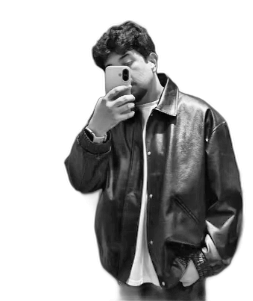
#> input picture source-prepped.png, 253 x 301 px
$ python make_ascii_svg.py
#> lines starting #> are read from the running program, lines starting #| are printed output that depends on the picture
#!/usr/bin/env python3
"""
make_ascii_svg.py
Avi Vashishta's exact monochrome ASCII-art SVG generator.
Reads source-prepped.png and outputs avi-ascii.svg with raster cursor typing animation.
"""
from PIL import Image, ImageEnhance, ImageFilter
import html
import os
import sys

HERE = os.path.dirname(os.path.abspath(__file__))
ROOT = os.path.join(HERE, "..")
SRC = sys.argv[1] if len(sys.argv) > 1 else os.path.join(ROOT, "source-prepped.png")
OUT = sys.argv[2] if len(sys.argv) > 2 else os.path.join(ROOT, "avi-ascii.svg")

USERNAME = "bleezbub"

COLS = 100
ROWS = 53
CELL_W = 8
CELL_H = 15
RAMP = " .`:-=+*cs#%@"

CONTRAST = 1.05
BRIGHTNESS = 1.0
GAMMA = 1.18
SHARPEN = False
WHITE_FLOOR = 0.80

PAD = 20
TITLEBAR_H = 30
STATUS_H = 30
ART_W = COLS * CELL_W
ART_H = ROWS * CELL_H
CANVAS_W = ART_W + PAD * 2
CANVAS_H = TITLEBAR_H + ART_H + STATUS_H + PAD

BG = "#0d1117"
BG2 = "#111722"
FRAME = "#30363d"
TITLE_TEXT = "#7d8590"
INK = "#c9d1d9"
CURSOR = "#c9d1d9"

ROW_DUR = 0.11
STAGGER = 0.11

def main():
    if not os.path.exists(SRC):
        print(f"ERROR: {SRC} not found.", file=sys.stderr)
        sys.exit(1)

    im = Image.open(SRC).convert("L")
#> im is the input picture: PIL image 253x301 L; min 2, max 255, mean 179.8
    if SHARPEN:
        im = im.filter(ImageFilter.UnsharpMask(radius=2, percent=140, threshold=2))
    im = ImageEnhance.Brightness(im).enhance(BRIGHTNESS)
    im = ImageEnhance.Contrast(im).enhance(CONTRAST)
    im = im.resize((COLS, ROWS), Image.LANCZOS)
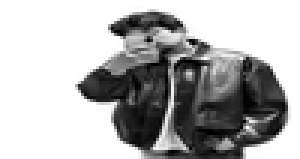
#> im: PIL image 100x53 L (shown 3 times larger); min 0, max 255, mean 177.3
    px = im.load()

    STATIC = bool(os.environ.get("STATIC"))

    rows_txt = []
    for y in range(ROWS):
        chars = []
        for x in range(COLS):
            lum = px[x, y] / 255.0
            lum = pow(lum, GAMMA)
            if lum >= WHITE_FLOOR:
                chars.append(" ")
                continue
            idx = int((1.0 - lum) * (len(RAMP) - 1) + 0.5)
            idx = max(0, min(len(RAMP) - 1, idx))
            chars.append(RAMP[idx])
        rows_txt.append("".join(chars))
#> after the loop, rows_txt = 53 items

    art_top = TITLEBAR_H + PAD * 0.35

    parts = []
    parts.append(
        f'<svg xmlns="http://www.w3.org/2000/svg" width="{CANVAS_W}" height="{CANVAS_H}" '
        f'viewBox="0 0 {CANVAS_W} {CANVAS_H}" font-family="ui-monospace, SFMono-Regular, '
        f'Menlo, Consolas, monospace">'
    )
    parts.append('<defs>'
                 f'<linearGradient id="bg" x1="0" y1="0" x2="0" y2="1">'
                 f'<stop offset="0" stop-color="{BG2}"/><stop offset="1" stop-color="{BG}"/>'
                 f'</linearGradient></defs>')

    parts.append(f'<rect width="{CANVAS_W}" height="{CANVAS_H}" rx="12" fill="url(#bg)"/>')
    parts.append(f'<rect x="0.5" y="0.5" width="{CANVAS_W-1}" height="{CANVAS_H-1}" rx="12" '
                 f'fill="none" stroke="{FRAME}" stroke-width="1"/>')

    parts.append(f'<line x1="0" y1="{TITLEBAR_H}" x2="{CANVAS_W}" y2="{TITLEBAR_H}" stroke="{FRAME}"/>')
    for i, dotcol in enumerate(["#ff5f56", "#ffbd2e", "#27c93f"]):
        parts.append(f'<circle cx="{PAD + i*16}" cy="{TITLEBAR_H/2}" r="5" fill="{dotcol}"/>')
    parts.append(f'<text x="{CANVAS_W/2}" y="{TITLEBAR_H/2 + 4}" fill="{TITLE_TEXT}" font-size="12" '
                 f'text-anchor="middle">{USERNAME}@github: ~$ ./portrait.sh</text>')

    font_size = CELL_H * 0.86
    for ry, line in enumerate(rows_txt):
        y = art_top + ry * CELL_H + CELL_H * 0.74
        row_y = art_top + ry * CELL_H
        delay = ry * STAGGER
        safe = html.escape(line)
        text = (f'<text xml:space="preserve" x="{PAD}" y="{y:.1f}" fill="{INK}" '
                f'font-size="{font_size:.1f}" textLength="{ART_W}" lengthAdjust="spacing">{safe}</text>')

        if STATIC:
            parts.append(text)
            continue

        parts.append(
            f'<clipPath id="r{ry}"><rect x="{PAD}" y="{row_y:.1f}" height="{CELL_H}" width="0">'
            f'<animate attributeName="width" from="0" to="{ART_W}" begin="{delay:.3f}s" '
            f'dur="{ROW_DUR:.2f}s" fill="freeze"/></rect></clipPath>'
        )
        parts.append(f'<g clip-path="url(#r{ry})">{text}</g>')
        parts.append(
            f'<rect y="{row_y+1:.1f}" width="{CELL_W}" height="{CELL_H-2}" fill="{CURSOR}" opacity="0">'
            f'<animate attributeName="x" from="{PAD}" to="{PAD+ART_W}" begin="{delay:.3f}s" '
            f'dur="{ROW_DUR:.2f}s" fill="freeze"/>'
            f'<set attributeName="opacity" to="0.85" begin="{delay:.3f}s"/>'
            f'<set attributeName="opacity" to="0" begin="{delay+ROW_DUR:.3f}s"/></rect>'
        )
#> this loop made 53 passes
#> (y, row_y, delay) on passes 1 to 12: (48.1, 37, 0), (63.1, 52, 0.11), (78.1, 67, 0.22), (93.1, 82, 0.33), (108.1, 97, 0.44), (123.1, 112, 0.55), (138.1, 127, 0.66), (153.1, 142, 0.77), (168.1, 157, 0.88), (183.1, 172, 0.99), (198.1, 187, 1.1), (213.1, 202, 1.21)
#> after the loop, parts = 168 items

    status_line_y = TITLEBAR_H + ART_H + PAD * 0.35
    status_y = status_line_y + 19
    parts.append(f'<line x1="0" y1="{status_line_y:.1f}" x2="{CANVAS_W}" y2="{status_line_y:.1f}" stroke="{FRAME}"/>')
    parts.append(f'<text x="{PAD}" y="{status_y:.1f}" fill="{TITLE_TEXT}" font-size="13">'
                 f'{USERNAME}@github:~$ whoami <tspan fill="{INK}">Bleezbub</tspan></text>')
    parts.append(f'<rect x="{PAD+186}" y="{status_y-12:.1f}" width="8" height="14" fill="{INK}">'
                 f'<animate attributeName="opacity" values="1;1;0;0" keyTimes="0;0.5;0.51;1" '
                 f'dur="1s" repeatCount="indefinite"/></rect>')

    parts.append("</svg>")
    svg = "".join(parts)
    with open(OUT, "w", encoding="utf-8") as f:
        f.write(svg)
    print(f"[OK] Wrote {OUT} ({len(svg)} bytes; {CANVAS_W}x{CANVAS_H})")
#| [OK] Wrote scripts/../avi-ascii.svg (37803 bytes; 840x875)

if __name__ == "__main__":
    main()
